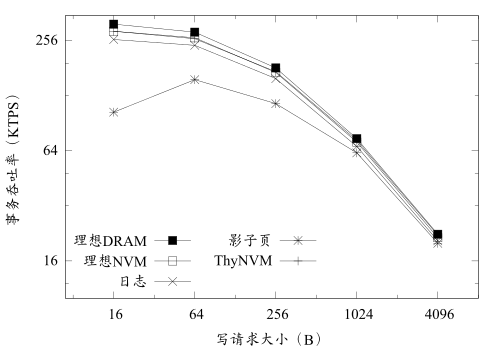

gnuplot code for this plot:
set terminal pdfcairo enhanced mono font "Times New Roman,16" size 5,3.5

set output "ht-thr.pdf"
set style data lines
set ylabel '事务吞吐率（KTPS）'
set yrange [10:350]
set logscale y 4
set xrange [7:8193]
set logscale x 4
set xlabel '写请求大小（B）'
set key left bottom maxrows 3 spacing 1.25
plot 'ht-thr.data' using 1:2 axes x1y1 with linespoints ls 5 title "理想DRAM", \
    '' using 1:3 axes x1y1 with linespoints ls 4 title "理想NVM", \
    '' using 1:4 axes x1y1 with linespoints ls 2 title "日志", \
    '' using 1:5 axes x1y1 with linespoints ls 3 title "影子页", \
    '' using 1:6 axes x1y1 with linespoints ls 1 title "ThyNVM"
